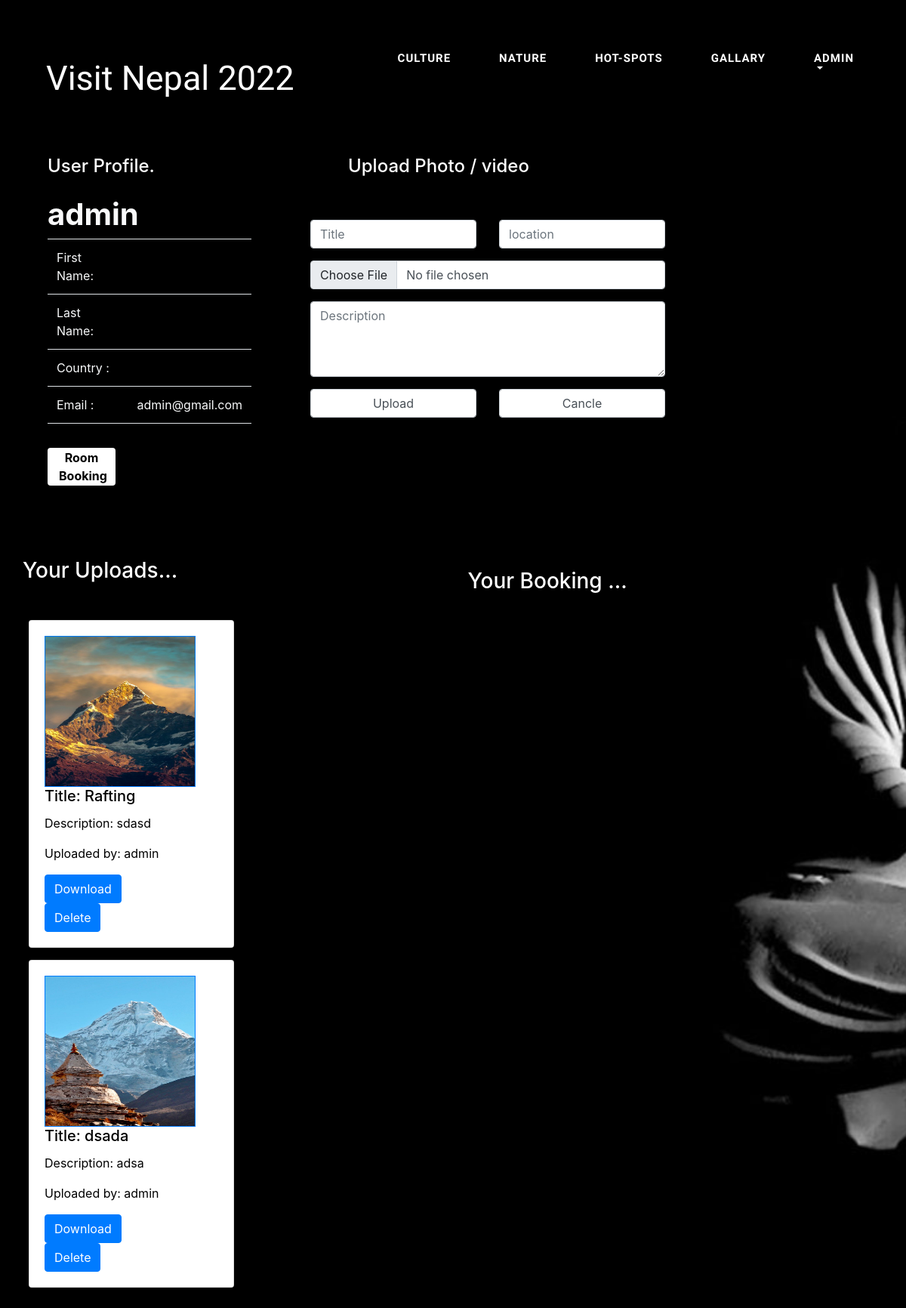
Page /members (signed in) on the committed database.
### members/models.py (models this page shows)
class Photos(models.Model):
    title = models.CharField(max_length=100)
    location = models.CharField(max_length=50)
    file = models.ImageField(upload_to='places_photo/')
    description = models.TextField(max_length=300)
    user = models.ForeignKey(User, on_delete=models.CASCADE)
    def __str__(self):
        return f'user = {self.user}, title = {self.title}'

### members/views.py (the view, shortened to what this page needs)
# urls.py: path('members', members_View, name='members'),
@login_required(login_url="/login/")
def members_View(request):
    user_post = Photos.objects.filter(user_id=request.user.id)
    data = Photos.objects.all().filter(user_id=request.user.id)
    print(data)
    return render(request, 'members.html', {"photoData": data})

### members/template/members.html (shortened to what this page needs)
{% extends 'base.html'%}{% load static %}{% block footer%}{% endblock footer%}
{% block content %}
<div class="container-fluid my-5">
  <div class="row">
    <div class="col-sm-3 mx-5">
      {% if user.is_authenticated %}
      <h4 style="color: white; margin-bottom: 25px">User Profile.</h4>
      <h1><strong class="text-light">{{user.username}}</strong></h1>
      <table
        class="table table-condensed table-responsive table-user-information text-light"
      >
        <tbody>
          <tr>
            <td>First Name:</td>
            <td>{{user.first_name}}</td>
          </tr>
          <tr>
            <td>Last Name:</td>
            <td>{{user.last_name}}</td>
          </tr>
          <tr>
            <td>Country :</td>
            <td>{{user.country}}</td>
          </tr>
          <tr>
            <td>Email :</td>
            <td>{{user.email}}</td>
          </tr>
        </tbody>
      </table>
      <div class="buttons">
        <a href="#"
          ><button type="button" class="toggle mt-3 mb-5 col-sm-4">
            Room Booking
          </button></a
        >
      </div>
      {% endif %}
    </div>
    <div class="col-sm-5">
      <h4 style="color: white; margin-left: 50px">Upload Photo / video</h4>
      <form method="POST" enctype="multipart/form-data" class="py-5">
        <div class="row mb-3">
          <div class="col">
            <input
              type="text"
              class="form-control"
              name="title"
              placeholder="Title"
              required
            />
          </div>
          <div class="col">
            <input
              type="text"
              class="form-control"
              name="location"
              placeholder="location"
              required
            />
          </div>
        </div>
        <div class="row mb-3">
          <div class="col">
            <input
              type="file"
              class="form-control"
              name="photo"
              placeholder="Video"
              required
            />
          </div>
        </div>
        <div class="row mb-3">
          <div class="col">
            <textarea
              name="description"
              class="form-control"
              placeholder="Description"
              required
              style="height: 100px"
            ></textarea>
          </div>
        </div>
        <div class="row mb-2">
          <div class="col">
            <input type="submit" class="form-control" value="Upload" />
          </div>
          <div class="col">
            <input type="reset" class="form-control" value="Cancle" />
          </div>
        </div>
      </form>
    </div>
  </div>
</div>
<div class="container-fluid my-5">
  <div class="row">
    <div class="col-sm-6">
      <div class="user_uploads">
        <div class="container">
          <h3 style="color: white; display: inline-block; margin-bottom: 40px">
            Your Uploads...
          </h3>
          {% for data in photoData %}
          <div class="row">
            <div class="col-4">
              <div class="card" style="width: 17rem; margin: 5%">
                <div class="card-body">
                  <a href="{{data.file.url}}" target="_blank">
                    <img
                      src="{{data.file.url}}"
                      alt="Video"
                      style="height: 200px; width: 200px; border: 1px solid"
                    />
                  </a>
                  <h5 class="card-title" style="color: black">
                    Title: {{data.title}}
                  </h5>
                  <p class="card-text" style="color: black">
                    Description: {{data.description}}
                  </p>
                  <p class="card-text" style="color: black">
                    Uploaded by: {{data.user.username}}
                  </p>
                  <div class="delete_download">
                    <div class="download">
                      <a
                        href="{{data.file.url}}"
                        class="btn btn-primary"
                        download
                        >Download</a
                      >
                    </div>
                    <div class="delete">
                      <form action="delete/" method="POST">
                        <button type="submit" class="btn btn-primary">
                          Delete
                        </button>
                      </form>
                    </div>
                  </div>
                </div>
              </div>
            </div>
          </div>
          {% endfor %}
        </div>
      </div>
    </div>
    <div class="col-sm-6">
      <div class="user_content">
        <h3 style="color: white; display: inline-block; margin-bottom: 40px">
          Your Booking ...
        </h3>
      </div>
    </div>
    {% endblock content %}

### templates/base.html (shortened to what this page needs)
{% load static %}
<!DOCTYPE html>
<html lang="en">
  <head>
    <link rel="stylesheet" href="{% static 'css/base.css' %}" />
    <link rel="stylesheet" href="{% static 'css/pages_content.css' %}" />
    <link
      href="https://cdn.jsdelivr.net/npm/bootstrap@5.0.0-beta3/dist/css/bootstrap.min.css"
      rel="stylesheet"
    />
    <link rel="stylesheet" href="https://maxcdn.bootstrapcdn.com/bootstrap/4.0.0/css/bootstrap.min.css">
    <link
      rel="stylesheet"
      href="https://stackpath.bootstrapcdn.com/bootstrap/4.3.1/css/bootstrap.min.css"
    />
    <link rel="stylesheet" href="https://use.fontawesome.com/releases/v5.0.8/css/brands.css">
    <link rel="stylesheet" href="https://use.fontawesome.com/releases/v5.0.8/css/fontawesome.css">
  </head>
  <body>
    <div id="background">
    <header>
      <nav class="navbar navbar-expand-lg navbar-light container py-3">
        <div class="container-fluid ">
          <a class="navbar-brand" href="{% url 'explore'%}">Visit Nepal 2022</a>
          <div class="collapse navbar-collapse" id="navbarSupportedContent">
            <ul class="navbar-nav ml-auto">
              <li class="nav-item">
                <li><a class="nav-link ml-5" href="#">Culture</a></li>
                <li><a class="nav-link ml-5" href="#">Nature</a></li>
                <li><a class="nav-link ml-5" href="#">Hot-spots</a></li>
                <li><a class="nav-link ml-5" href="#">Gallary</a></li>
              </li>
              {% if user.is_authenticated %}
              <li class="nav-item dropdown ml-5">
                <a
                  class="nav-link dropdown-toggle"
                  href="#"
                  id="navbarDropdown"
                  role="button"
                  data-bs-toggle="dropdown"
                  aria-expanded="false"
                >
                  {{user.username}}
                </a>
                </li>
                {% endif %}
            </ul>
          </div>
        </div>
      </nav>
    </header>
  </div>
  {% block content %}
{% endblock content %}
</html>

### static/css/base.css (style rules this page uses)
* { padding: 0; margin: 0; }
.navbar .navbar-brand { position: relative; font-family: "PT Sans", sans-serif; font-weight: normal; font-size: 45px; color: #ffffff !important; padding-top: 5%; }
.navbar .navbar-nav .nav-link { font-family: "PT Sans", sans-serif; font-weight: normal; letter-spacing: 1px; font-size: 15px; font-weight: bold; text-transform: uppercase; transition: all-ease-in 0.4s; color: #ffffff !important; }
.navbar .navbar-nav .nav-link::after { content: ""; display: block; width: 0; height: 2px; background: transparent; transition: width 0.3s ease, background-color 0.3 ease; }

### members/template/members.html (style rules this page uses)
body { background-image: url("/static/images/buddhaBg.jpg"); background-size: cover; }
.toggle { border: none; outline: none; height: 50px; width: 100%; background: white; color: black; border-radius: 4px; font-weight: bold; }

### rows in the picture
Photos: file (picture), title "Rafting", description "sdasd", user.username "admin"
Photos: file (picture), title "dsada", description "adsa", user.username "admin"

### other values in the picture
{{ user.username }} "ADMIN"
{{ user.username }} "admin"
{{ user.email }} "admin@gmail.com"
